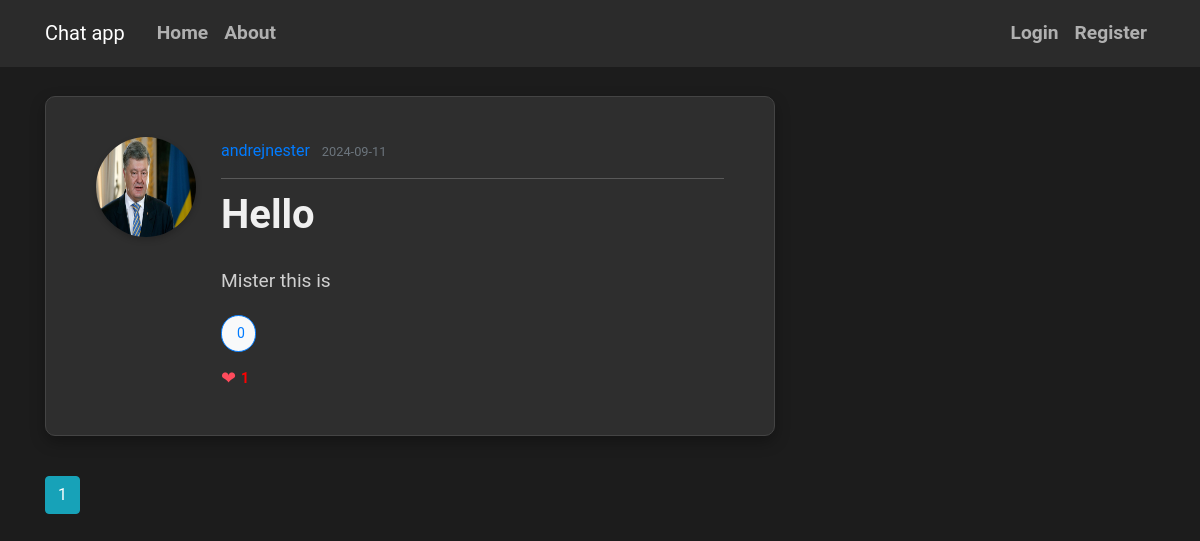
Before: / with the older database file.
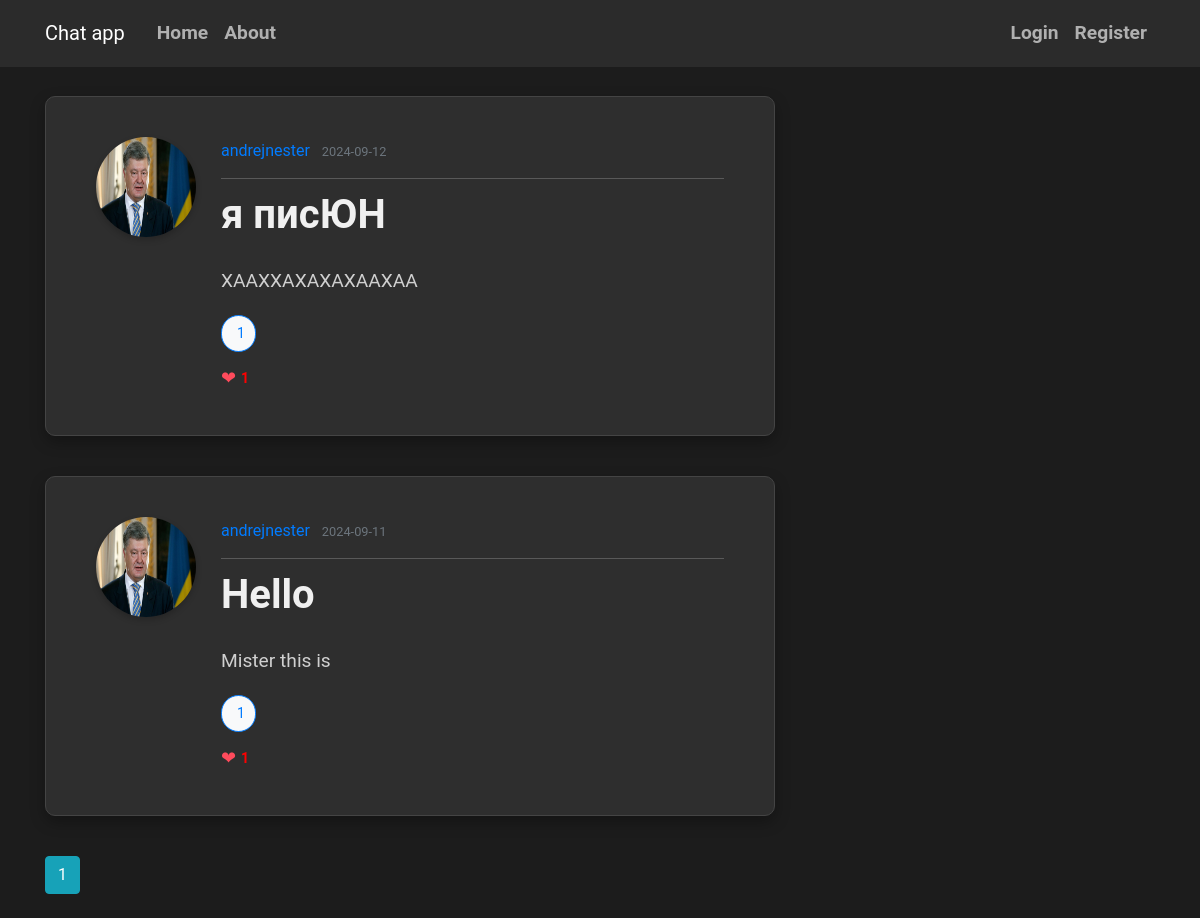
After: the same page with the newer database file.
### flaskblog/models.py (models this page shows, shortened)
class Post(db.Model):
    id = db.Column(db.Integer, primary_key=True)
    title = db.Column(db.String(100), nullable=False)
    date_posted = db.Column(db.DateTime, nullable=False, default=datetime.utcnow)
    content = db.Column(db.Text, nullable=False)
    user_id = db.Column(db.Integer, db.ForeignKey('user.id'), nullable=False)
    comments = db.relationship('Comment', backref='post', lazy='dynamic')
    post_likes = db.relationship('Like', back_populates='post', lazy='dynamic')

class User(db.Model, UserMixin):
    id = db.Column(db.Integer, primary_key=True)
    username = db.Column(db.String(20), unique=True, nullable=False)
    email = db.Column(db.String(120), unique=True, nullable=False)
    image_file = db.Column(db.String(20), nullable=False, default='default.jpg')
    password = db.Column(db.String(60), nullable=False)
    posts = db.relationship('Post', backref='author', lazy=True)
    followed = db.relationship('Follow', foreign_keys='Follow.follower_id',
                               back_populates='follower', lazy='dynamic',
                               cascade='all, delete-orphan')
    followers = db.relationship('Follow', foreign_keys='Follow.followed_id',
                                back_populates='followed', lazy='dynamic',
                                cascade='all, delete-orphan')
    sent_messages = db.relationship('Message', foreign_keys='Message.sender_id',
                                    back_populates='sender', lazy=True)
    received_messages = db.relationship('Message', foreign_keys='Message.recipient_id',
                                        back_populates='recipient', lazy=True)

### flaskblog/routes.py (the view)
@app.route("/")
def home():
    page = request.args.get('page', 1, type=int)
    posts = Post.query.order_by(Post.date_posted.desc()).paginate(per_page=5, page=page)
    return render_template('home.html',posts=posts)

### flaskblog/templates/home.html (shortened to what this page needs)
{% extends "base.html" %}
{% block content %}
 {%for post in posts%}
        <article class="media content-section">
            <img class="rounded-circle article-img" src="{{url_for('static',filename = 'pictures/' + post.author.image_file)}}" alt="">
  <div class="media-body">
    <div class="article-metadata">
      <a class="mr-2" href="{{ url_for('user_info',username=post.author.username) }}">{{ post.author.username }}</a>
      <small class="text-muted">{{ post.date_posted.strftime('%Y-%m-%d') }}</small>
    </div>
    <h2><a class="article-title" href="{{ url_for('post',post_id=post.id) }}">{{ post.title }}</a></h2>
    <p class="article-content">{{ post.content }}</p>
<button class="comment-button">
     {{ post.comments.count() }}
</button>
<div class="likes-container">
    <span class="like-icon">&#10084; </span>
    <a href="{{ url_for('post_likes',post_id=post.id) }}" class="likes-count">{{ post.post_likes.count() }}</a>
</div>
  </div>
</article>
    {%endfor%}
 {% for page_num in posts.iter_pages() %}
        {% if page_num %}
            {% if posts.page ==page_num %}
                <a class = "btn btn-info mb-4" href="{{url_for('home',page=page_num)}}">{{page_num}}</a>
                {% else %}
                <a class = "btn btn-outline-info" href="{{url_for('home',page=page_num)}}">{{page_num}}</a>
            {% endif %}
        {% else %}
            ...
        {% endif %}
    {% endfor %}
{% endblock %}

Changed rows visible on the page:
added Post: image_file (placeholder picture), author.username "andrejnester", date_posted "2024-09-12", title "я писЮН", content "ХААХХАХАХАХААХАА", comments.count "1", post_likes.count "1"
computed for Post "Hello": comments.count "0" → "1"
